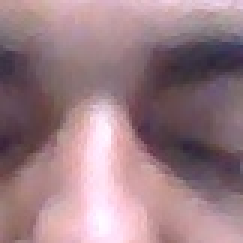
#> input picture Generated/band-114 - Copy - Copy - Copy.jpg, 81 x 81 px, given in place of the camera (shown 3 times larger)
$ python mouthtry.py
#> lines starting #> are read from the running program, lines starting #| are printed output that depends on the picture
import cv2
import numpy as np
import os

mouth_cascade = cv2.CascadeClassifier('haarcascade_mcs_mouth.xml')

if mouth_cascade.empty():
  raise IOError('Unable to load the mouth cascade classifier xml file')

cap = cv2.VideoCapture(0)
ds_factor = 0.5
image_mouth=[]
path = 'C:\\Users\\Devang\\PycharmProjects\\DrowsyDetect\\Generated'

while True:
    ret, frame = cap.read()
#> frame is the input picture: shape (81, 81, 3); mean B, G, R 133, 125.7, 155.5
    frame = cv2.resize(frame, None, fx=ds_factor, fy=ds_factor, interpolation=cv2.INTER_AREA)
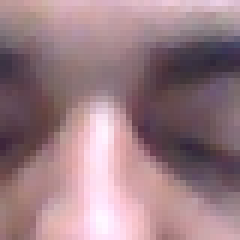
#> frame: shape (40, 40, 3) (shown 6 times larger); mean B, G, R 132.7, 125.5, 155.2
    gray = cv2.cvtColor(frame, cv2.COLOR_BGR2GRAY)
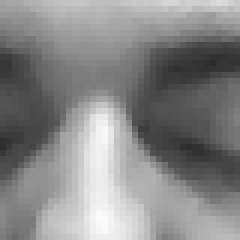
#> gray: shape (40, 40) (shown 6 times larger); min 43, max 251, mean 135.2

    mouth_rects = mouth_cascade.detectMultiScale(gray, 1.7, 11)
#> mouth_rects = ()
    for (x,y,w,h) in mouth_rects:
        y = int(y - 0.15*h)
        image_mouth.append(cv2.rectangle(frame, (x,y), (x+w,y+h), (0,255,0), 3))
        break
#> this loop made 0 passes
#> after the loop, image_mouth = []


    cv2.imshow('Mouth Detector', frame)
    for i, x in enumerate(image_mouth):
        cv2.imwrite(os.path.join(path, "mouth-" + str(i) + ".jpg"), x)
    c = cv2.waitKey(1)
#> (key Esc is pressed here)
    if c == 27:
        break

cap.release()
cv2.destroyAllWindows()

$ run again, on Generated/band-155 - Copy - Copy - Copy.jpg
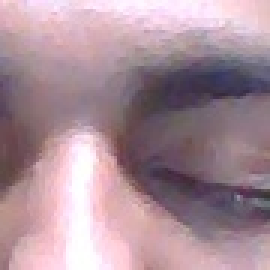
#> input picture Generated/band-155 - Copy - Copy - Copy.jpg, 90 x 90 px, given in place of the camera (shown 3 times larger)
#> frame is the input picture: shape (90, 90, 3); mean B, G, R 153.1, 142.7, 169.3
#> frame: shape (45, 45, 3)
#> `gray = cv2.cvtColor(frame, cv2.COLOR_BGR2GRAY)`:
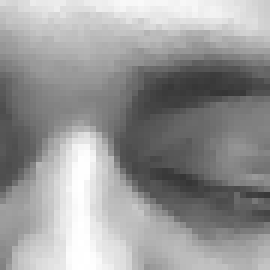
#> gray: shape (45, 45) (shown 6 times larger); min 53, max 255, mean 152
#> mouth_rects = ()
#> after the loop `for (x,y,w,h) in mouth_rects:`: image_mouth = []

$ run again, on Generated/band-26 - Copy - Copy - Copy.jpg
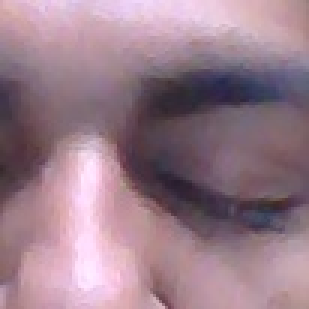
#> input picture Generated/band-26 - Copy - Copy - Copy.jpg, 103 x 103 px, given in place of the camera (shown 3 times larger)
#> frame is the input picture: shape (103, 103, 3); mean B, G, R 138.6, 125.4, 153.7
#> frame: shape (52, 52, 3)
#> `gray = cv2.cvtColor(frame, cv2.COLOR_BGR2GRAY)`:
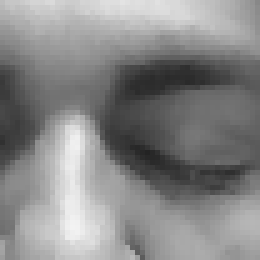
#> gray: shape (52, 52) (shown 5 times larger); min 35, max 243, mean 135.7
#> mouth_rects = ()
#> after the loop `for (x,y,w,h) in mouth_rects:`: image_mouth = []

$ run again, on Generated/band-5 - Copy - Copy - Copy.jpg
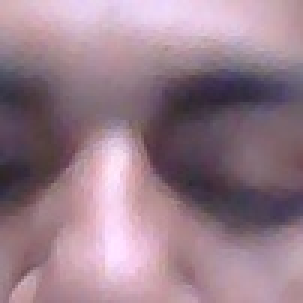
#> input picture Generated/band-5 - Copy - Copy - Copy.jpg, 101 x 101 px, given in place of the camera (shown 3 times larger)
#> frame is the input picture: shape (101, 101, 3); mean B, G, R 138.5, 125.6, 152
#> frame: shape (50, 50, 3)
#> `gray = cv2.cvtColor(frame, cv2.COLOR_BGR2GRAY)`:
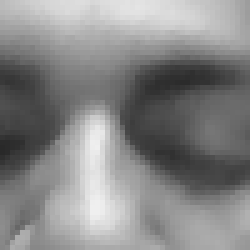
#> gray: shape (50, 50) (shown 5 times larger); min 41, max 239, mean 135
#> mouth_rects = ()
#> after the loop `for (x,y,w,h) in mouth_rects:`: image_mouth = []
